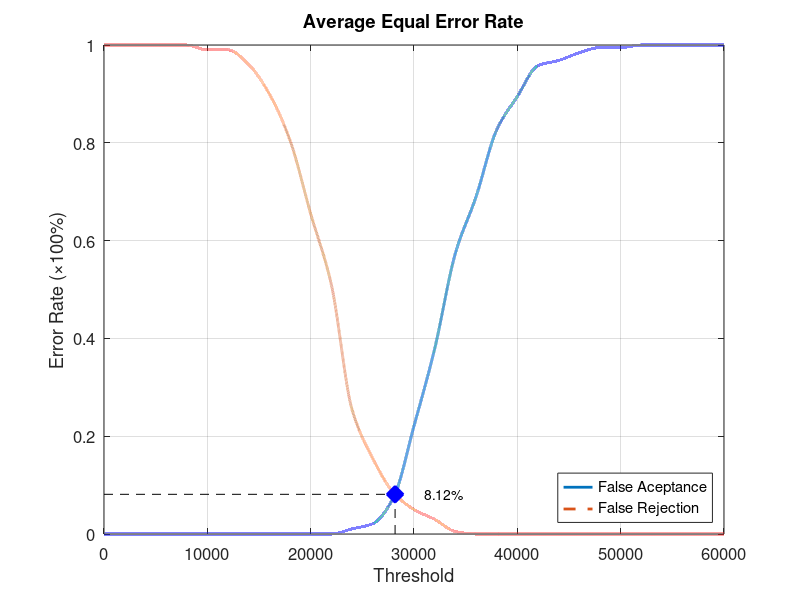
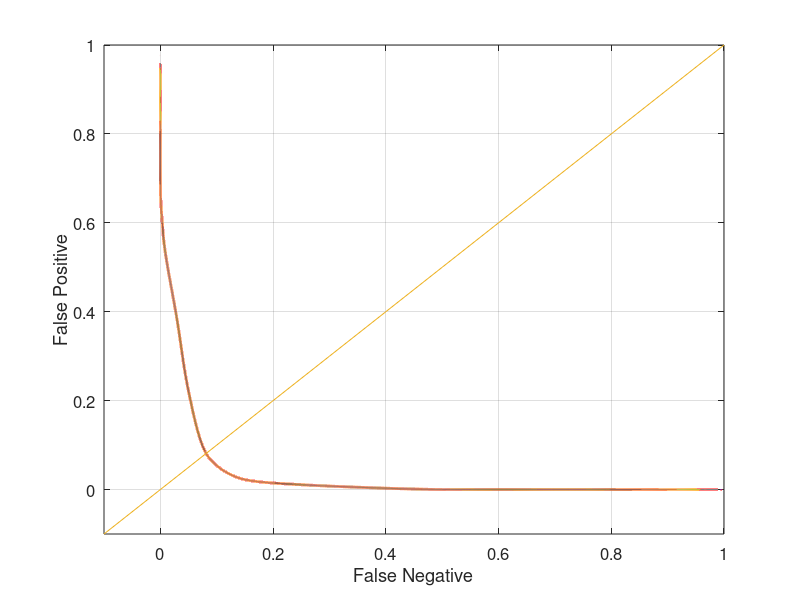

These figures' MATLAB source, in order:
function yEER = Database3_3
close all;
clear;
clc;
x = 0:2000:60000;
xq = 0:0.5:60000;

y0 = [0 0 0 0 0 0 0 0 0 0 0 0 0.0105263 0.0210526 0.0736842 0.221053 0.378947 0.573684 0.689474 0.826316 0.894737 0.957895 0.968421 0.984211 0.994737 0.994737 1 1 1 1 1];
yy0 = interp1(x, y0, xq, 'pchip');
y1 = [1 1 1 1 1 0.99 0.99 0.96 0.9 0.805 0.655 0.51 0.255 0.155 0.085 0.05 0.03 0.005 0 0 0 0 0 0 0 0 0 0 0 0 0];
yy1 = interp1(x, y1, xq, 'pchip');

% Calculating EER: 
y2 = abs(y0 - y1);
find(y2 == min(y2))
yy2 = abs(yy0 - yy1);
xEER = find(yy2 == min(yy2));
xEERIndex = xq(xEER) % X-axis EER
yEER = yy0(xEER) % Y-axis EER

main = figure
plot(xq, yy0,'-','LineWidth', 2);	hold on
plot(xq, yy1,'--','LineWidth', 2);	hold on
plot([xEERIndex xEERIndex], [0 yEER], 'k--');	hold on
plot([0 xEERIndex], [yEER yEER], 'k--');	hold on
plot(xEERIndex, yEER, 'bx', 'LineWidth', 10);	hold on
text(xEERIndex + 10 * xEERIndex / 100, yEER, [num2str(round((10000 * yEER)) / 100) '%'])
legend('False Aceptance', 'False Rejection', 'Location', 'SouthEast')
xlabel('Threshold')
ylabel('Error Rate (\times100%)')
title('Average Equal Error Rate')
set(gca, 'FontSize', 12)
axis([0 60000 0 1])
grid on

print(main, 'Database3_3Main', '-dpng');
FNRxFPR = figure('Color', [1 1 1]);
plot(yy1, yy0, '-', yy1, yy0, 'LineWidth', 2);
hold on
y = -0.1:0.1:1
plot(y, y); 
set(gca, 'FontSize', 12)
xlabel('False Negative')
ylabel('False Positive')
axis([-0.1 1 -0.1 1])
set(gca, 'FontSize', 12)
grid on

print(FNRxFPR, 'Database3_3FNRxFPR','-dpng');
end
